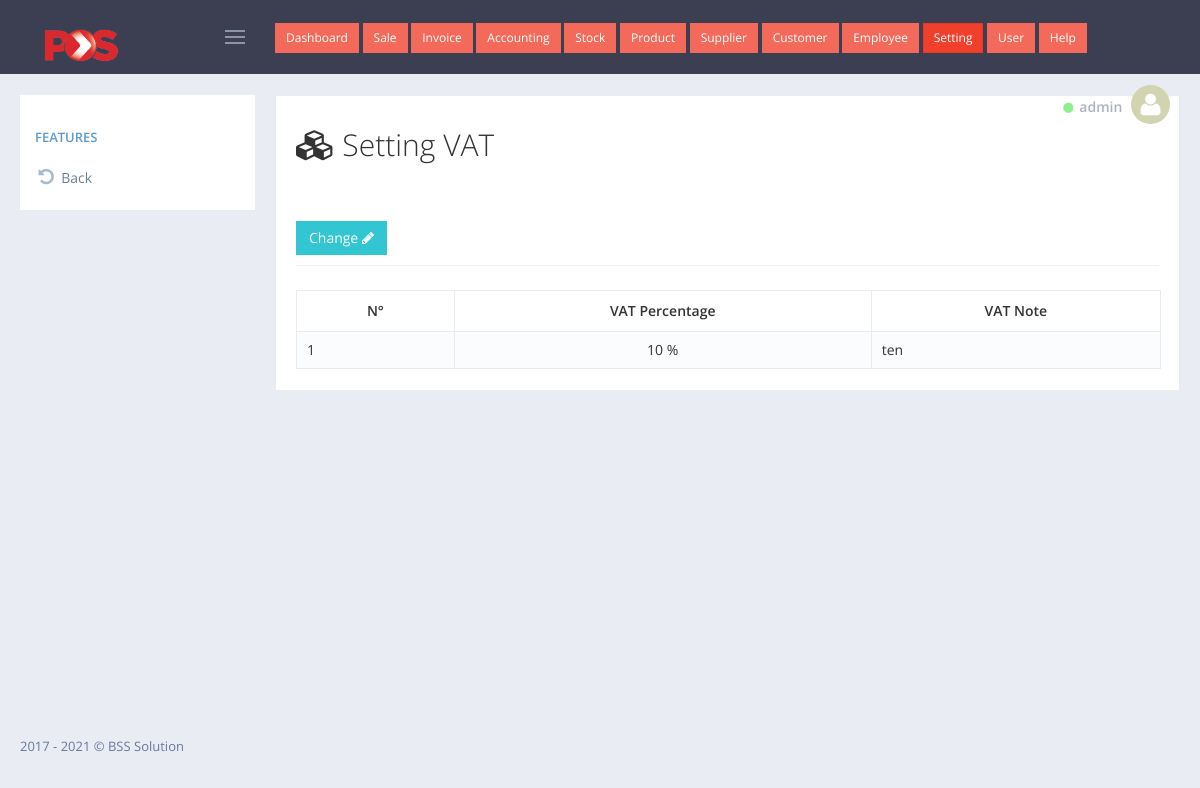
Page /admin/setting_vat/index.php (signed in) on the committed database.
### tables this page shows
CREATE TABLE `tbl_pos_invoice` (
  `transaction_id` int(6) UNSIGNED ZEROFILL NOT NULL,
  `inv_no` int(200) NOT NULL,
  `cashier_name` varchar(100) NOT NULL,
  `user_id` int(11) NOT NULL,
  `cus` int(11) NOT NULL,
  `date_sell` date NOT NULL,
  `amount` decimal(10,2) NOT NULL,
  `vat` decimal(10,2) NOT NULL,
  `pay_dollar` decimal(10,2) NOT NULL,
  `pay_riel` varchar(111) NOT NULL
);

CREATE TABLE `tbl_pos_vat` (
  `vat_id` int(100) NOT NULL,
  `vat` varchar(100) NOT NULL,
  `note` varchar(200) NOT NULL
);

### admin/setting_vat/index.php (the view, shortened to what this page needs)
<?php
    include_once '../../config/database.php';
    include_once '../layout/header.php';
?>
<div class="portlet light bordered">
    <div class="row">
        <div class="col-xs-12">
            <h2><i class="fa fa-cubes fa-fw"></i> Setting VAT</h2>
        </div>
    </div>
    <br>
    <br>
    <div class="portlet-title">
        <div class="caption font-dark">
            <a  data-toggle="modal" href='#modal_change_vat' class="btn green"> Change
                <i class="fa fa-pencil"></i>
            </a>
        </div>
    </div>
    <div class="portlet-body">
        <div id="sample_1_wrapper" class="dataTables_wrapper">
            <table class="table table-striped table-bordered table-hover dataTable dtr-inline " id="sample_2" role="grid" aria-describedby="sample_1_info">
                <thead>
                    <tr role="row" class="text-center">
                        <th class="text-center">N&deg;</th>
                        <th class="text-center">VAT Percentage</th>
                        <th class="text-center">VAT Note</th>
                    </tr>
                </thead>
                <tbody>
                    <?php
                        $i = 0;
                        $get_data = $connect->query("SELECT * FROM tbl_pos_vat");
                        $row = mysqli_fetch_object($get_data);
                        echo '<tr>';
                            echo '<td>'.(++$i).'</td>';
                            echo '<td class="text-center">'.$row->vat.' %</td>';
                            echo '<td>'.$row->note.'</td>';
                        echo '</tr>';
                    ?>
                </tbody>
            </table>
        </div>
    </div>
</div>
<?php include_once '../layout/footer.php' ?>

### admin/layout/header.php (shortened to what this page needs)
<!DOCTYPE html>
<html lang="en">
    <head>
        <link href="../../assets/global/plugins/font-awesome/css/font-awesome.min.css" rel="stylesheet" type="text/css" />
        <link href="../../assets/global/plugins/simple-line-icons/simple-line-icons.min.css" rel="stylesheet" type="text/css" />
        <link href="../../assets/global/plugins/bootstrap/css/bootstrap.min.css" rel="stylesheet" type="text/css" />
        <link href="../../assets/global/plugins/bootstrap-switch/css/bootstrap-switch.min.css" rel="stylesheet" type="text/css" />
        <link href="../../assets/global/plugins/datatables/datatables.min.css" rel="stylesheet" type="text/css" />
        <link href="../../assets/global/plugins/datatables/plugins/bootstrap/datatables.bootstrap.css" rel="stylesheet" type="text/css" />
        <link href="../../assets/global/plugins/bootstrap-datepicker/css/bootstrap-datepicker3.min.css" rel="stylesheet" type="text/css" />
        <link href="../../assets/global/css/components.min.css" rel="stylesheet" id="style_components" type="text/css" />
        <link href="../../assets/global/css/plugins.min.css" rel="stylesheet" type="text/css" />
        <link href="../../assets/layouts/layout4/css/layout.min.css" rel="stylesheet" type="text/css" />
        <link href="../../assets/layouts/layout4/css/themes/default.min.css" rel="stylesheet" type="text/css" id="style_color" />
        <link href="../../assets/layouts/layout4/css/custom.min.css" rel="stylesheet" type="text/css" />
    </head>
    <body class="page-container-bg-solid page-header-fixed page-sidebar-closed-hide-logo">
        <div class="page-header navbar navbar-fixed-top">
            <div class="page-header-inner ">
                <div class="page-logo">
                    <a href="../../index.php">
                        <img src="../../img/img_logo/Pos_Malaysia_Logo.png" width="100px" alt="logo" class="logo-default" />
                    </a>
                    <div class="menu-toggler sidebar-toggler">
                    </div>
                </div>
                <?php include_once('top_navigation.php') ?>
                <div class="page-top">
                    <div class="top-menu">
                        <ul class="nav navbar-nav pull-right">
                            <li class="dropdown dropdown-user dropdown-dark">
                                <a href="javascript:;" class="dropdown-toggle" data-toggle="dropdown" data-hover="dropdown" data-close-others="true">
                                    <small><i class="fa fa-circle" style="color: lightgreen;"></i></small>
                                    <span class="username username-hide-on-mobile"> <?= @$_SESSION['user']->username ?> </span>
                                    <img alt="" class="img-circle" src="../../img/img_user/blank.png" /> </a>
                            </li>
                        </ul>
                    </div>
                </div>
            </div>
        </div>
        <div class="page-container">
            <div class="page-content-wrapper">
                <div class="page-content" style="transform: translate(0px,-10px);">

### rows in the picture
tbl_pos_invoice: cashier_name "admin"
tbl_pos_vat: vat "10", note "ten"
